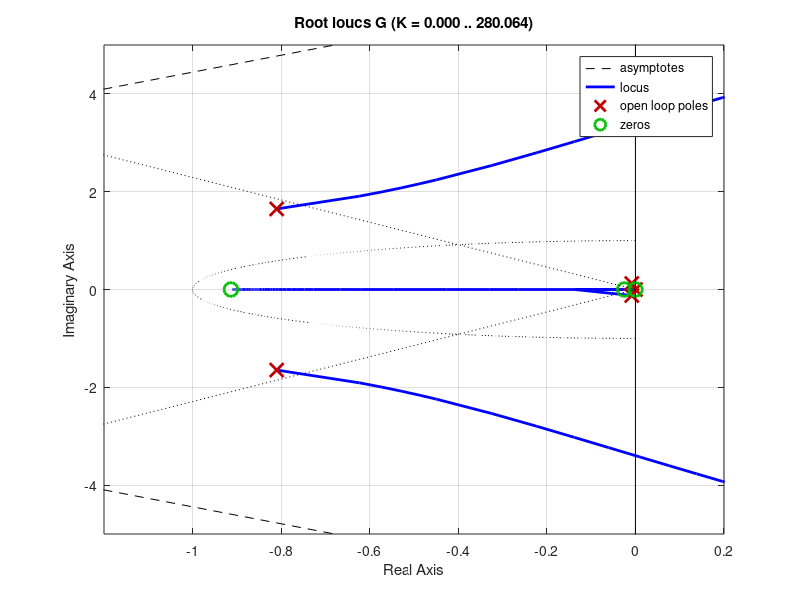
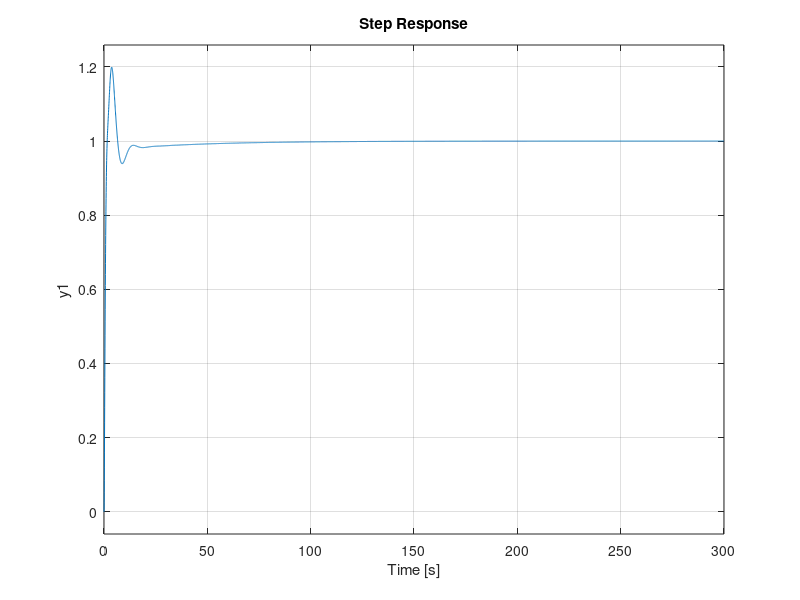

The MATLAB script that drew these images, in order: (Note: this script raises an error after producing the figures.)

close all;
% Rule-Based Autotuning Based on Frequency Domain Identification
% Anthony S. McCormack and Keith R. Godfrey

s = tf('s');

elev_pitch_tf = - 1/s * tf([-2.637 -2.475 -0.0607, 0], [1 1.6366 3.4115 0.07937 0.05112]);

tau_e = 0.1;
He = 1 / (tau_e * s + 1);

G = He * elev_pitch_tf;

rlocus(G)
sgrid([0.4, 0], [100, 1]);
grid on;
xlim([-1.2, 0.2])
ylim([-5, 5])

k_lim = 3.81;
T_lim = 2*pi / 3.4;

figure;
hold on;

% classic Ziegler Nichols
kc = 0.6 * k_lim;
Ti = 0.5 * T_lim;
Td = 0.125 * T_lim;
K = kc * (1 + 1 / (Ti * s) + Td * s);
step(feedback(K*G, 1));


% some overshoot
kc = 0.33 * k_lim;
Ti = 0.5 * T_lim;
Td = 0.33 * T_lim;
K = kc * (1 + 1 / (Ti * s) + Td * s);
step(feedback(K*G, 1))

% no overshoot
kc = 0.2 * k_lim;
Ti = 0.5 * T_lim;
Td = 0.33 * T_lim;
K = kc * (1 + 1 / (Ti * s) + Td * s);
step(feedback(K*G, 1))


yline(1.1, '--', 'Overshoot limit');
yline(1.05, '--', 'Subsequent Overshoot');
hold off;

grid on;
legend('Ziegler Nichols', 'SO Rule', 'NO Rule')

print('exercise4\figures\pitch_autopilot_autotuning_comparison', '-dpng', '-r600');

